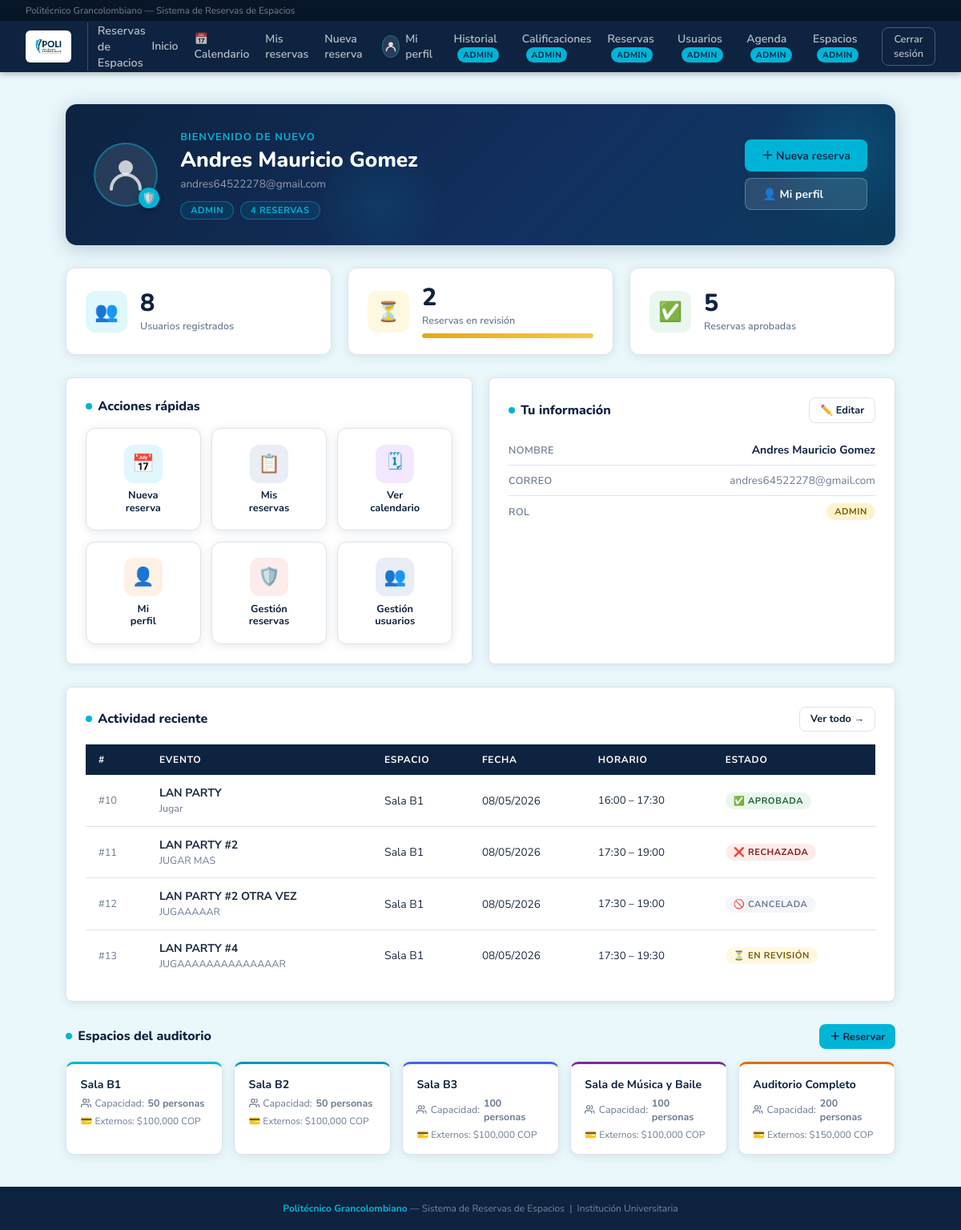
/dashboard (signed in), run on the app's committed database.
### database.py (models this page shows, shortened)
class Usuario(Base):
    __tablename__ = "usuario"
    id         = Column(Integer, primary_key=True, autoincrement=True)
    nombre     = Column(String, nullable=False)
    correo     = Column(String, nullable=False, unique=True)
    contrasena = Column(String, nullable=False)
    rol        = Column(String, nullable=False)  # 'docente' | 'administrativo' | 'externa' | 'admin'
    activo  = Column(Boolean, default=True, nullable=False)   # False = cuenta desactivada
    strikes = Column(Integer, default=0,    nullable=False)   # Reportes asignados por el admin
    cod_docente  = Column(String,  nullable=True)
    departamento = Column(String,  nullable=True)
    dependencia = Column(String, nullable=True)
    empresa  = Column(String, nullable=True)
    telefono = Column(String, nullable=True)
    reservas = relationship("Reserva", back_populates="usuario")
    __mapper_args__ = {
        "polymorphic_on": rol,
        "polymorphic_identity": "usuario",
    }

class Reserva(Base):
    __tablename__ = "reserva"
    id            = Column(Integer, primary_key=True, autoincrement=True)
    cant_personas = Column(Integer, nullable=False)
    tipo_evento   = Column(String,  nullable=False)
    finalidad     = Column(String,  nullable=True)
    indumentaria          = Column(String, nullable=True)
    servicios_adicionales = Column(String, nullable=True)  # RF-11: sonido, video, sillas, etc.
    justificacion_rechazo = Column(String, nullable=True)  # Razón del rechazo (obligatoria al rechazar)
    fecha        = Column(Date,     nullable=False)
    hora_inicio  = Column(Time,     nullable=False)
    hora_fin     = Column(Time,     nullable=False)
    estado       = Column(String,   nullable=False, default="pendiente")
    usuario_id   = Column(Integer, ForeignKey("usuario.id"), nullable=False)
    usuario            = relationship("Usuario",               back_populates="reservas")
    espacios           = relationship("Espacio",               secondary=reserva_espacio, back_populates="reservas")
    calificacion       = relationship("Calificacion",          back_populates="reserva", uselist=False)
    personas_externas  = relationship("PersonaExternaReserva", back_populates="reserva",
                                      cascade="all, delete-orphan")

class Espacio(Base):
    __tablename__ = "espacio"
    id        = Column(Integer, primary_key=True, autoincrement=True)
    nombre    = Column(String,  nullable=False)
    capacidad = Column(Integer, nullable=False)
    costo_externo = Column(Numeric(12, 2), nullable=True)
    reservas  = relationship("Reserva", secondary=reserva_espacio, back_populates="espacios")

### app.py (the view)
@app.route("/dashboard")
@requiere_login
def dashboard():
    u = usuario_logueado()
    total_usuarios   = db.query(Usuario).count()
    total_pendientes = db.query(Reserva).filter_by(estado="pendiente").count() if u.rol == "admin" else 0
    total_aprobadas  = db.query(Reserva).filter_by(estado="aprobada").count()  if u.rol == "admin" else 0
    total_espacios   = db.query(Espacio).count()
    espacios         = db.query(Espacio).all()
    mis_reservas_rec = db.query(Reserva).filter_by(usuario_id=u.id)\
                         .order_by(Reserva.fecha.desc()).limit(5).all()
    mis_pendientes = db.query(Reserva).filter_by(usuario_id=u.id, estado="pendiente").count()
    mis_aprobadas  = db.query(Reserva).filter_by(usuario_id=u.id, estado="aprobada").count()
    mis_total      = db.query(Reserva).filter_by(usuario_id=u.id).count()
    return render_template("dashboard.html", usuario=u,
                           total_usuarios=total_usuarios,
                           total_pendientes=total_pendientes,
                           total_aprobadas=total_aprobadas,
                           total_espacios=total_espacios,
                           espacios=espacios,
                           mis_reservas_rec=mis_reservas_rec,
                           mis_pendientes=mis_pendientes,
                           mis_aprobadas=mis_aprobadas,
                           mis_total=mis_total)

### app.py (called while the page is built)
@app.after_request
def agregar_headers_no_cache(response):
    response.headers["Cache-Control"] = "no-store, no-cache, must-revalidate, max-age=0, post-check=0, pre-check=0"
    response.headers["Pragma"] = "no-cache"
    response.headers["Expires"] = "-1"
    return response

@app.before_request
def limpiar_sesion_al_iniciar():
    if not app.config.get("SESION_LIMPIADA"):
        session.clear()
        app.config["SESION_LIMPIADA"] = True
        _cargar_espacios_predefinidos()

def usuario_logueado():
    uid = session.get("usuario_id")
    if uid:
        return db.get(Usuario, uid)
    return None

def requiere_login(f):
    from functools import wraps
    @wraps(f)
    def wrapper(*args, **kwargs):
        if not usuario_logueado():
            flash("Debes iniciar sesión primero.", "warning")
            return redirect(url_for("login"))
        return f(*args, **kwargs)
    return wrapper

### templates/dashboard.html (shortened to what this page needs)
{% extends "base.html" %}
{% block content %}
<div class="hero anim-1">
  <div class="hero-avatar">
    <svg viewBox="0 0 52 52" fill="none" xmlns="http://www.w3.org/2000/svg">
      <circle cx="26" cy="17" r="9" fill="rgba(255,255,255,0.75)"/>
      <path d="M8 44c0-9.941 8.059-18 18-18s18 8.059 18 18" stroke="rgba(255,255,255,0.75)" stroke-width="4" stroke-linecap="round"/>
    </svg>
    <div class="hero-role-badge">
      {% if usuario.rol == 'admin' %}🛡️
      {% elif usuario.rol == 'docente' %}🎓
      {% elif usuario.rol == 'administrativo' %}🏢
      {% else %}🏛{% endif %}
    </div>
  </div>
  <div class="hero-info">
    <div class="hero-greeting">Bienvenido de nuevo</div>
    <div class="hero-name">{{ usuario.nombre }}</div>
    <div class="hero-sub">{{ usuario.correo }}</div>
    <div class="hero-pills">
      <span class="hero-pill">{{ usuario.rol }}</span>
      <span class="hero-pill">{{ mis_total }} reserva{{ 's' if mis_total != 1 else '' }}</span>
    </div>
  </div>
  <div class="hero-actions">
    <a href="{{ url_for('reserva_nueva') }}" class="btn btn-primary">＋ Nueva reserva</a>
    <a href="{{ url_for('perfil') }}" class="btn btn-secondary" style="background:rgba(255,255,255,.12); border-color:rgba(255,255,255,.25); color:#fff;">👤 Mi perfil</a>
  </div>
</div>
{% if usuario.rol == 'admin' %}
<div class="grid grid-3 anim-2" style="margin-bottom:1.75rem;">
  <div class="stat-card">
    <div class="stat-icon-wrap si-cyan">👥</div>
    <div class="stat-body">
      <div class="stat-num">{{ total_usuarios }}</div>
      <div class="stat-lbl">Usuarios registrados</div>
    </div>
  </div>
  <div class="stat-card">
    <div class="stat-icon-wrap si-yellow">⏳</div>
    <div class="stat-body">
      <div class="stat-num">{{ total_pendientes }}</div>
      <div class="stat-lbl">Reservas en revisión</div>
      {% if total_pendientes > 0 %}
      <div class="progress-bar-wrap" style="margin-top:.5rem;">
        <div class="progress-bar-fill" style="width:100%; background:linear-gradient(90deg,#e6a817,#f7c948);"></div>
      </div>
      {% endif %}
    </div>
  </div>
  <div class="stat-card">
    <div class="stat-icon-wrap si-green">✅</div>
    <div class="stat-body">
      <div class="stat-num">{{ total_aprobadas }}</div>
      <div class="stat-lbl">Reservas aprobadas</div>
    </div>
  </div>
</div>
{% endif %}
<div class="grid grid-2 anim-3" style="margin-bottom:1.75rem;">
  <div class="card">
    <div class="sec-head">
      <div class="sec-title"><span class="sec-dot"></span> Acciones rápidas</div>
    </div>
    <div class="qa-grid">
      <a href="{{ url_for('reserva_nueva') }}" class="qa-card">
        <div class="qa-icon si-cyan">📅</div>
        <div class="qa-label">Nueva<br>reserva</div>
      </a>
      <a href="{{ url_for('mis_reservas') }}" class="qa-card">
        <div class="qa-icon si-navy">📋</div>
        <div class="qa-label">Mis<br>reservas</div>
      </a>
      <a href="{{ url_for('calendario') }}" class="qa-card">
        <div class="qa-icon" style="background:#f3e8ff;">🗓</div>
        <div class="qa-label">Ver<br>calendario</div>
      </a>
      <a href="{{ url_for('perfil') }}" class="qa-card">
        <div class="qa-icon" style="background:#fff0e6;">👤</div>
        <div class="qa-label">Mi<br>perfil</div>
      </a>
      {% if usuario.rol == 'admin' %}
      <a href="{{ url_for('admin_reservas') }}" class="qa-card">
        <div class="qa-icon" style="background:#fdecea;">🛡️</div>
        <div class="qa-label">Gestión<br>reservas</div>
      </a>
      <a href="{{ url_for('admin_usuarios') }}" class="qa-card">
        <div class="qa-icon" style="background:#e8edf6;">👥</div>
        <div class="qa-label">Gestión<br>usuarios</div>
      </a>
      {% endif %}
    </div>
  </div>
  <div class="card">
    <div class="sec-head">
      <div class="sec-title"><span class="sec-dot"></span> Tu información</div>
      <a href="{{ url_for('editar_perfil') }}" class="btn btn-secondary btn-sm">✏️ Editar</a>
    </div>
    <div class="info-row">
      <span class="info-key">Nombre</span>
      <span style="font-weight:700; color:var(--navy);">{{ usuario.nombre }}</span>
    </div>
    <div class="info-row">
      <span class="info-key">Correo</span>
      <span style="color:var(--muted); font-size:.85rem;">{{ usuario.correo }}</span>
    </div>
    <div class="info-row">
      <span class="info-key">Rol</span>
      <span class="pill pill-{{ usuario.rol }}">{{ usuario.rol }}</span>
    </div>
  </div>
</div>
<div class="card anim-4" style="margin-bottom:1.75rem;">
  <div class="sec-head">
    <div class="sec-title"><span class="sec-dot"></span> Actividad reciente</div>
    <a href="{{ url_for('mis_reservas') }}" class="btn btn-secondary btn-sm">Ver todo →</a>
  </div>
  {% if mis_reservas_rec %}
  <table>
    <thead>
      <tr>
        <th>#</th>
        <th>Evento</th>
        <th>Espacio</th>
        <th>Fecha</th>
        <th>Horario</th>
        <th>Estado</th>
      </tr>
    </thead>
    <tbody>
      {% for r in mis_reservas_rec %}
      <tr>
        <td style="color:var(--muted); font-size:.8rem;">#{{ r.id }}</td>
        <td><strong>{{ r.tipo_evento }}</strong><br><span style="font-size:.78rem; color:var(--muted);">{{ r.finalidad }}</span></td>
        <td>{{ r.espacios[0].nombre if r.espacios else '—' }}</td>
        <td style="font-size:.85rem; white-space:nowrap;">{{ r.fecha.strftime('%d/%m/%Y') }}</td>
        <td style="font-size:.83rem; white-space:nowrap;">{{ r.hora_inicio.strftime('%H:%M') }} – {{ r.hora_fin.strftime('%H:%M') }}</td>
        <td>
          {% if r.estado == 'pendiente' %}
            <span class="pill p-pendiente">⏳ En revisión</span>
          {% elif r.estado == 'aprobada' %}
            <span class="pill p-aprobada">✅ Aprobada</span>
          {% elif r.estado == 'rechazada' %}
            <span class="pill p-rechazada">❌ Rechazada</span>
          {% elif r.estado == 'cancelada' %}
            <span class="pill p-cancelada">🚫 Cancelada</span>
          {% endif %}
        </td>
      </tr>
      {% endfor %}
    </tbody>
  </table>
  {% endif %}
</div>
<div class="anim-5">
  <div class="sec-head" style="margin-bottom:1rem;">
    <div class="sec-title"><span class="sec-dot"></span> Espacios del auditorio</div>
    <a href="{{ url_for('reserva_nueva') }}" class="btn btn-primary btn-sm">＋ Reservar</a>
  </div>
  <div class="espacio-grid">
    {% set colores = ['var(--cyan)', '#0096b4', '#4361ee', '#7b2d8b', '#e06c00'] %}
    {% for esp in espacios %}
    <div class="espacio-card" style="border-top-color:{{ colores[loop.index0 % 5] }};">
      <div class="espacio-name">{{ esp.nombre }}</div>
      <div class="espacio-cap">
        <svg width="13" height="13" viewBox="0 0 24 24" fill="none" stroke="currentColor" stroke-width="2.2" stroke-linecap="round" stroke-linejoin="round"><path d="M17 21v-2a4 4 0 0 0-4-4H5a4 4 0 0 0-4 4v2"/><circle cx="9" cy="7" r="4"/><path d="M23 21v-2a4 4 0 0 0-3-3.87"/><path d="M16 3.13a4 4 0 0 1 0 7.75"/></svg>
        Capacidad: <strong>{{ esp.capacidad }} personas</strong>
      </div>
      {% if esp.costo_externo %}
      <div style="font-size:.74rem; color:var(--muted); margin-top:.4rem;">
        💳 Externos: ${{ "{:,.0f}".format(esp.costo_externo) }} COP
      </div>
      {% endif %}
    </div>
    {% endfor %}
  </div>
</div>
{% endblock %}

### templates/base.html (style rules this page uses)
:root { --navy: #0d2340; --navy-dark: #081629; --navy-mid: #123060; --cyan: #00b4d8; --cyan-dark: #0096b4; --cyan-light:#e0f7fc; --white: #ffffff; --gray-bg: #eaf8fc; --border: #dce3ec; --text: #1a2b42; --muted: #6b7c93; --success: #28a745; --danger: #dc3545; --warning: #e6a817; --radius: 8px; --shadow: 0 2px 12px rgba(13,35,64,.10); }
*, *::before, *::after { box-sizing: border-box; margin: 0; padding: 0; }
body { font-family: 'Nunito Sans', sans-serif; background: var(--gray-bg); color: var(--text); min-height: 100vh; display: flex; flex-direction: column; }
a { color: var(--cyan-dark); text-decoration: none; }
.card { background: var(--white); border: 1px solid var(--border); border-radius: var(--radius); padding: 1.5rem; box-shadow: var(--shadow); }
.grid { display: grid; gap: 1.25rem; }
.grid-2 { grid-template-columns: repeat(auto-fit, minmax(260px, 1fr)); }
.grid-3 { grid-template-columns: repeat(auto-fit, minmax(200px, 1fr)); }
.btn { display: inline-flex; align-items: center; gap: .4rem; padding: .6rem 1.3rem; border-radius: var(--radius); font-family: 'Nunito', sans-serif; font-size: .875rem; font-weight: 700; cursor: pointer; border: none; transition: all .18s; }
.btn-primary { background: var(--cyan); color: var(--navy); }
.btn-secondary { background: var(--white); color: var(--navy); border: 1.5px solid var(--border); }
.btn-sm { padding: .35rem .8rem; font-size: .8rem; }
table { width: 100%; border-collapse: collapse; font-size: .875rem; }
thead tr { background: var(--navy); }
th { text-align: left; padding: .7rem 1rem; font-size: .75rem; text-transform: uppercase; letter-spacing: .06em; color: var(--white); font-weight: 700; }
td { padding: .8rem 1rem; border-bottom: 1px solid var(--border); }
tr:last-child td { border-bottom: none; }
.pill { display: inline-block; font-size: .7rem; font-weight: 700; padding: 3px 10px; border-radius: 20px; text-transform: uppercase; letter-spacing: .05em; }
.pill-admin { background: #fff3cd; color: #7a5c00; }

### data on the page
Usuario: nombre "Andres Mauricio Gomez", correo "andres64522278@gmail.com", rol "ADMIN"
Reserva: id "10", tipo_evento "LAN PARTY", finalidad "Jugar", nombre "Sala B1", fecha "08/05/2026", hora_inicio "16:00", hora_fin "17:30", estado "✅ APROBADA"
Reserva: id "11", tipo_evento "LAN PARTY #2", finalidad "JUGAR MAS", nombre "Sala B1", fecha "08/05/2026", hora_inicio "17:30", hora_fin "19:00", estado "❌ RECHAZADA"
Reserva: id "12", tipo_evento "LAN PARTY #2 OTRA VEZ", finalidad "JUGAAAAAR", nombre "Sala B1", fecha "08/05/2026", hora_inicio "17:30", hora_fin "19:00", estado "🚫 CANCELADA"
Reserva: id "13", tipo_evento "LAN PARTY #4", finalidad "JUGAAAAAAAAAAAAAAR", nombre "Sala B1", fecha "08/05/2026", hora_inicio "17:30", hora_fin "19:30", estado "⏳ EN REVISIÓN"
Espacio: nombre "Sala B1", capacidad "50", costo_externo "100,000"
Espacio: nombre "Sala B2", capacidad "50", costo_externo "100,000"
Espacio: nombre "Sala B3", capacidad "100", costo_externo "100,000"
Espacio: nombre "Sala de Música y Baile", capacidad "100", costo_externo "100,000"
Espacio: nombre "Auditorio Completo", capacidad "200", costo_externo "150,000"

### other printed values
{{ mis_total }} "4"
{{ 's' if mis_total != 1 else '' }} "S"
{{ total_usuarios }} "8"
{{ total_pendientes }} "2"
{{ total_aprobadas }} "5"
